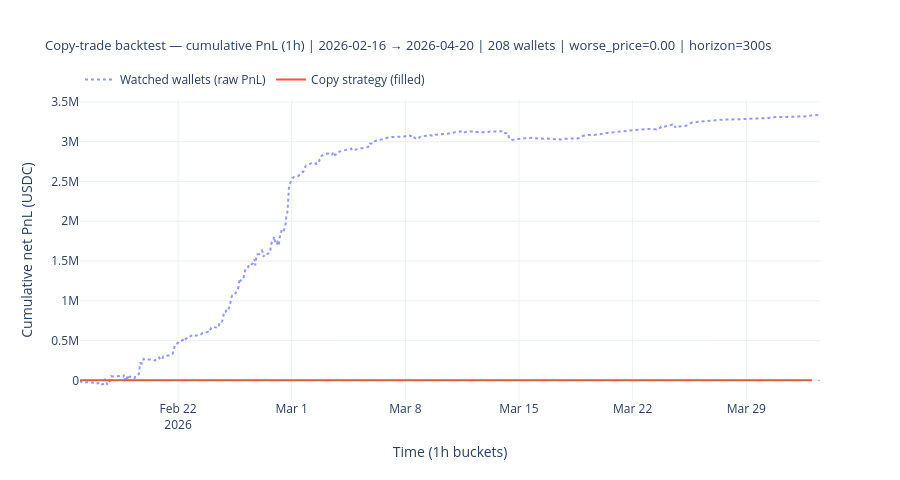

Notebook source saved alongside this figure:
### Markdown cell above
## Cumulative PnL chart

### Code cell
import plotly.graph_objects as go
from plotly.subplots import make_subplots

fig = go.Figure()

# ── Wallet cohort trace ───────────────────────────────────────────────────────
if not wallet_hourly.empty:
    wh = with_zero_anchor(wallet_hourly)
    fig.add_trace(go.Scatter(
        x=wh["trade_dt"],
        y=wh["cum_net_pnl_usdc"],
        mode="lines",
        line=dict(dash="dot", width=2),
        opacity=0.7,
        name="Watched wallets (raw PnL)",
        hovertemplate=(
            "<b>Watched wallets</b><br>"
            "%{x|%Y-%m-%d %H:%M}<br>"
            "cum PnL: %{y:.2f} USDC<extra></extra>"
        ),
    ))

# ── Copy-strategy trace ───────────────────────────────────────────────────────
if not copy_hourly.empty:
    ch = with_zero_anchor(copy_hourly)
    fig.add_trace(go.Scatter(
        x=ch["trade_dt"],
        y=ch["cum_net_pnl_usdc"],
        mode="lines",
        line=dict(dash="solid", width=2),
        name="Copy strategy (filled)",
        hovertemplate=(
            "<b>Copy strategy</b><br>"
            "%{x|%Y-%m-%d %H:%M}<br>"
            "cum PnL: %{y:.2f} USDC<extra></extra>"
        ),
    ))

fig.add_hline(y=0, line_dash="dash", line_color="grey", line_width=1, opacity=0.5)

fig.update_layout(
    template="plotly_white",
    height=480,
    title=dict(
        text=(
            f"Copy-trade backtest — cumulative PnL (1h) | "
            f"{period_start} → {period_end} | "
            f"{len(WATCHED_WALLETS)} wallets | "
            f"worse_price={WORSE_PRICE_OFFSET:.2f} | "
            f"horizon={int(FILL_HORIZON_SECONDS)}s"
        ),
        font=dict(size=13),
    ),
    xaxis_title="Time (1h buckets)",
    yaxis_title="Cumulative net PnL (USDC)",
    legend=dict(orientation="h", yanchor="bottom", y=1.02, xanchor="left", x=0),
)

fig.show()

### Figure 1 — Plotly figure (JSON) as saved in the notebook; plotly's stock layout.template omitted (floating-point values rounded to 4 significant figures; data arrays with more than 128 entries replaced by an {"elided": "..."} marker saying what was removed)
{"data": [{"hovertemplate": "<b>Watched wallets</b><br>%{x|%Y-%m-%d %H:%M}<br>cum PnL: %{y:.2f} USDC<extra></extra>", "line": {"dash": "dot", "width": 2}, "mode": "lines", "name": "Watched wallets (raw PnL)", "opacity": 0.7, "type": "scatter", "x": {"elided": "1095 str values"}, "y": {"elided": "1095 float values"}}, {"hovertemplate": "<b>Copy strategy</b><br>%{x|%Y-%m-%d %H:%M}<br>cum PnL: %{y:.2f} USDC<extra></extra>", "line": {"dash": "solid", "width": 2}, "mode": "lines", "name": "Copy strategy (filled)", "type": "scatter", "x": {"elided": "967 str values"}, "y": {"elided": "967 float values"}}], "layout": {"height": 480, "legend": {"orientation": "h", "x": 0, "xanchor": "left", "y": 1.02, "yanchor": "bottom"}, "shapes": [{"line": {"color": "grey", "dash": "dash", "width": 1}, "opacity": 0.5, "type": "line", "x0": 0, "x1": 1, "xref": "x domain", "y0": 0, "y1": 0, "yref": "y"}], "title": {"font": {"size": 13}, "text": "Copy-trade backtest — cumulative PnL (1h) | 2026-02-16 → 2026-04-20 | 208 wallets | worse_price=0.00 | horizon=300s"}, "xaxis": {"title": {"text": "Time (1h buckets)"}}, "yaxis": {"title": {"text": "Cumulative net PnL (USDC)"}}}}
